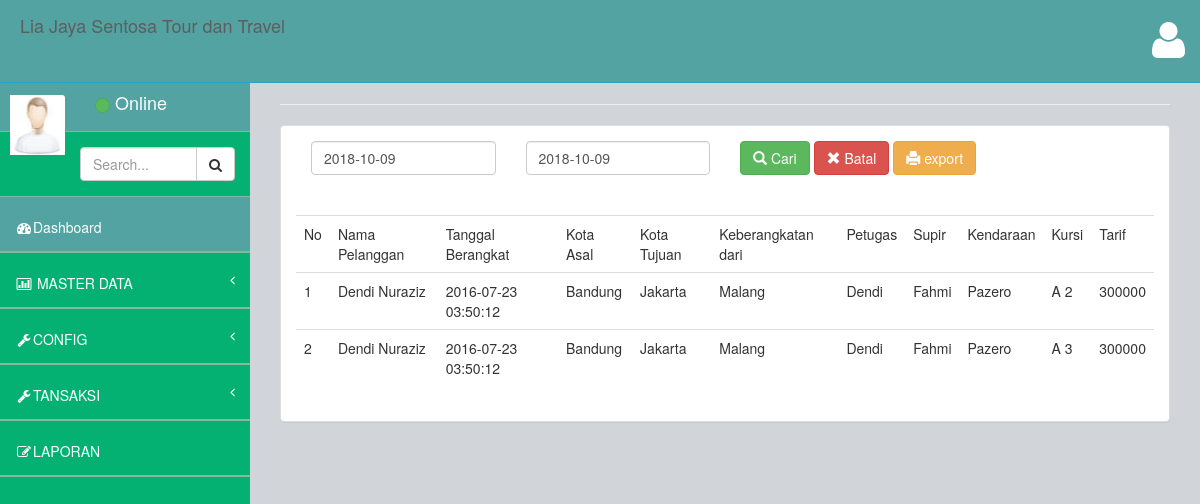
/index.php/transaksi/laporan, run on an earlier commit of the app's database.
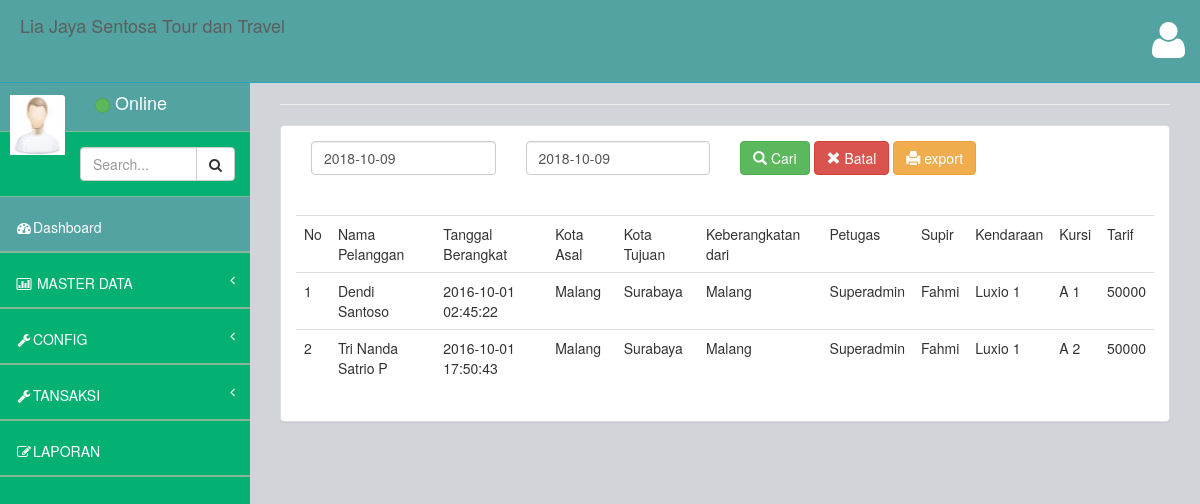
And on a later commit of the database.
### tables this page shows
CREATE TABLE `transaksi` (
  `id` int(11) NOT NULL,
  `id_pelanggan` int(11) NOT NULL,
  `kota_asal` int(11) NOT NULL,
  `kota_tujuan` int(11) NOT NULL,
  `tanggal_berangkat` datetime NOT NULL,
  `pukul_berangkat` varchar(100) NOT NULL,
  `keberangkatan` int(11) NOT NULL,
  `petugas` varchar(111) NOT NULL,
  `supir` int(11) NOT NULL,
  `kendaraan` int(11) NOT NULL,
  `kursi` varchar(111) NOT NULL,
  `status` varchar(111) NOT NULL,
  `bayar` int(11) NOT NULL,
  `tanggal` date NOT NULL
);

### application/controllers/transaksi.php (called while the page is built, shortened)
<?php
class Transaksi extends CI_Controller {
	function __construct(){
		$this->load->model('M_transaksi');
    }
						 ?><option value="<?php echo $val->idkursi; ?>"><?php echo $val->kode_kursi; ?></option><?php
					?>  </tr></table> <?php
	public function laporan()
	{
		$data['menu']		='menu.php';
		$data['content']	='transaksi/v_laporan.php';
	    $data['transaksi']  = $this->db->query("select * from transaksi order by tanggal desc")->result();
		$this->load->view('home.php',$data);
	}
 }

### index.php (called while the page is built, shortened)
<?php
require_once BASEPATH.'core/CodeIgniter.php';

### application/models/m_transaksi.php (called while the page is built, shortened)
<?php
class M_transaksi extends CI_model {
    function get_kondisi($where,$id,$table,$kolom){
		$this->db->where($where,$id);
		$sql = $this->db->get($table)->row();
		  if(count($sql) >0){
			  return $sql->$kolom;
		  }
	}
}

### application/views/transaksi/v_laporan.php (the view, shortened to what this page needs)
 <div class="panel panel-default">
    <div class="panel-body">
	<form action ="<?php echo site_url("transaksi/cari"); ?>" method="post">
	 <div class="row">
      <div class="col-md-12">
	    <div class="col-md-3">
			<input class="form-control" required  id="tanggal1" placeholder="Cari Dari" name="tanggal1" value="<?php echo isset($tanggal1) ? $tanggal1 : date("Y-m-d") ?>">
		</div>
	    <div class="col-md-3">
				<input class="form-control" required  id="tanggal2" placeholder="Cari Sampai" name="tanggal2" value="<?php echo isset($tanggal2) ? $tanggal2 : date("Y-m-d") ?>">
		</div>
		  <div class="col-md-6">
		  <button type="submit" class="btn btn-success"><span class="glyphicon glyphicon-search"></span> Cari</button>
		  <button type="reset" class="btn btn-danger"><span class="glyphicon glyphicon-remove"></span> Batal</button>
		  <button type="submit" class="btn btn-warning" name="export" value="1"><span class="glyphicon glyphicon-print"></span> export</button>
		</div>
	  </div>
	  </div>
	  </form>
	  <br>
	  <br>
<div class="table-responsive">
  <table class="table">
    <tr>
	   <td>No </td>
	   <td>Nama Pelanggan</td>
	   <td>Tanggal Berangkat </td>
	   <td>Kota Asal</td>
	   <td>Kota Tujuan</td>
	   <td>Keberangkatan dari</td>
	   <td>Petugas</td>
	   <td>Supir</td>
	   <td>Kendaraan</td>
	   <td>Kursi</td>
	   <td>Tarif</td>
	</tr>
	<?php
	  if(count($transaksi)>0):
	    $no=1;
	     foreach($transaksi as $val):
		   ?>
		     <tr>
			   <td><?php echo $no++; ?></td>
			   <td><?php echo $this->M_transaksi->get_kondisi("idpelanggan",$val->id_pelanggan,"pelanggan","nama"); ?></td>
			   <td><?php echo $val->tanggal_berangkat ?></td>
			   <td><?php echo $this->M_transaksi->get_kondisi("idkota",$val->kota_asal,"kota","nama_kota"); ?></td>
			   <td><?php echo $this->M_transaksi->get_kondisi("idkota",$val->kota_tujuan,"kota","nama_kota"); ?></td>
			   <td><?php echo $this->M_transaksi->get_kondisi("idcabang",$val->keberangkatan,"kantor_cabang","nama_cabang"); ?></td>
			   <td><?php echo $val->petugas; ?></td>
			   <td><?php echo $this->M_transaksi->get_kondisi("idsupir",$val->supir,"supir","nama"); ?></td>
			   <td><?php echo $this->M_transaksi->get_kondisi("idkendaraan",$val->kendaraan,"kendaraan","merk"); ?></td>
			   <td><?php echo $this->M_transaksi->get_kondisi("idkursi",$val->kursi,"kursi","kode_kursi"); ?></td>
			   <td><?php echo $val->bayar; ?></td>
			 </tr>
		   <?php
		 endforeach;
	endif;
	?>
  </table>
  </div>
  </div>

What changed in the data, as far as the page shows it:
removed transaksi: id_pelanggan "Dendi Nuraziz", tanggal_berangkat "2016-07-23 03:50:12", kota_asal "Bandung", kota_tujuan "Jakarta", keberangkatan "Malang", petugas "Dendi", supir "Fahmi", kendaraan "Pazero", kursi "A 2", bayar "300000"
removed transaksi: id_pelanggan "Dendi Nuraziz", tanggal_berangkat "2016-07-23 03:50:12", kota_asal "Bandung", kota_tujuan "Jakarta", keberangkatan "Malang", petugas "Dendi", supir "Fahmi", kendaraan "Pazero", kursi "A 3", bayar "300000"
added transaksi: id_pelanggan "Dendi Santoso", tanggal_berangkat "2016-10-01 02:45:22", kota_asal "Malang", kota_tujuan "Surabaya", keberangkatan "Malang", petugas "Superadmin", supir "Fahmi", kendaraan "Luxio 1", kursi "A 1", bayar "50000"
added transaksi: id_pelanggan "Tri Nanda Satrio P", tanggal_berangkat "2016-10-01 17:50:43", kota_asal "Malang", kota_tujuan "Surabaya", keberangkatan "Malang", petugas "Superadmin", supir "Fahmi", kendaraan "Luxio 1", kursi "A 2", bayar "50000"
